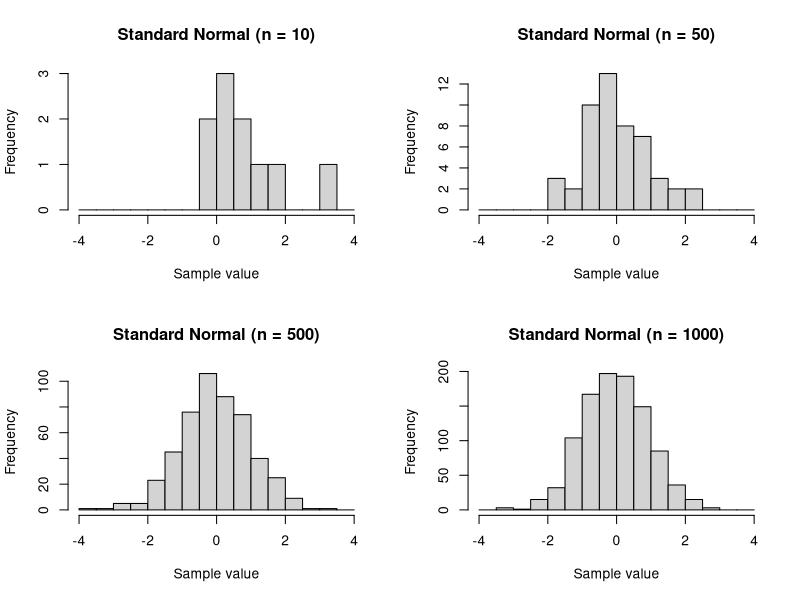
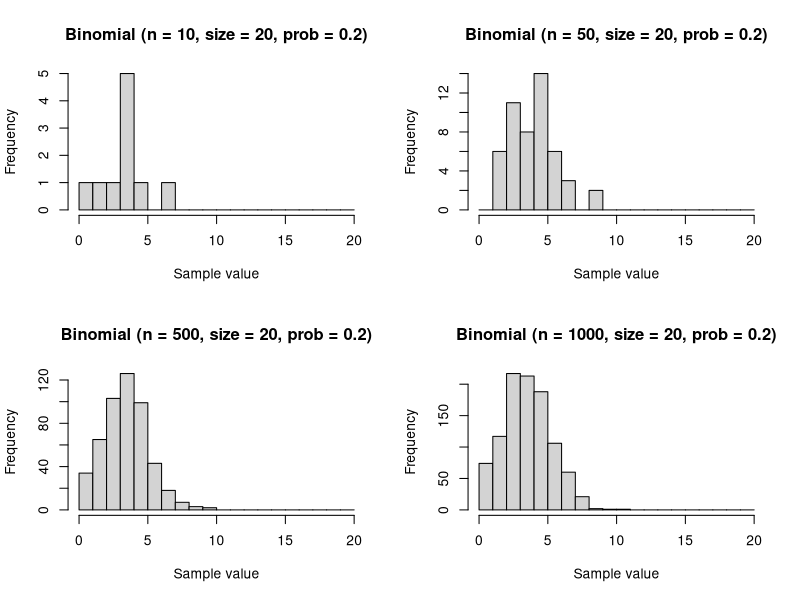
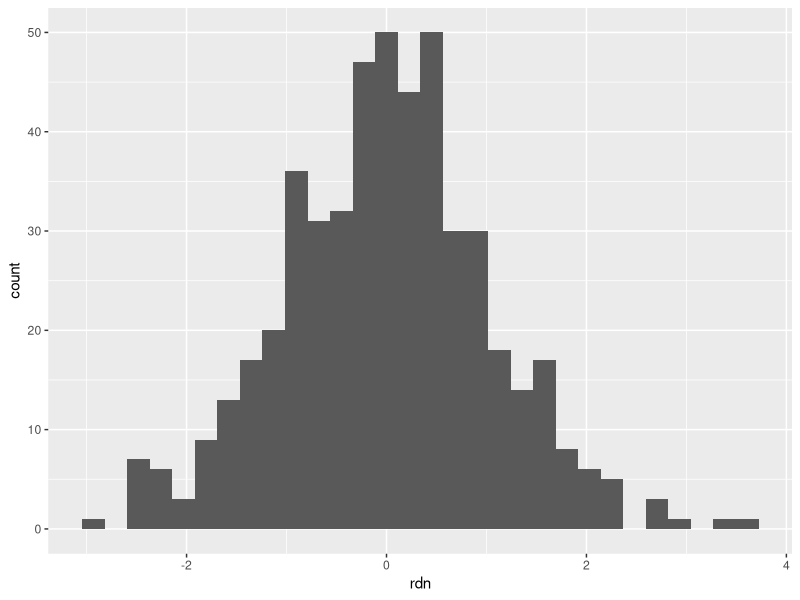

Source code (R) for these figures, in order:

# clear the memory and load necessary packages

  rm(list = ls())
  set.seed(20250930)
  
  library(tidyverse)

  
# 1. random number draw from normal distribution: "rnorm()"
  
  ## draw 20 samples from uniform distribution (mean = 0, sd = 1) (default)
  rdnum <- rnorm(10)
  print(rdnum)
  class(rdnum)
  
  ## draw 30 samples from uniform distribution (mean = 60, sd = 15)
  rdnum_test <- rnorm(n = 10, mean = 60, sd = 15)
  print(rdnum_test)
  class(rdnum_test)
  
  ## OPTIONAL TO READ: generate uniform random sample in different sizes (10, 50, 500, 1000) 
  par(mfrow = c(2, 2))
  for (n in c(10, 50, 500, 1000)){
    rdnum_diffsize <- rnorm(n)    
    hist(rdnum_diffsize,
         main = paste0("Standard Normal (n = ", n, ")"),
         xlab = "Sample value",
         breaks = seq(-4, 4, by = 0.5)
    )
  }


# 2. random number draw from binomial distribution: "rbinom()"
  
  ## draw 30 samples from binomial distribution, each sample expreienced 20 times bernoulli with probability = .5
  rdnum <- rbinom(n = 30, size = 20, prob = .5)
  print(rdnum)
  class(rdnum)
  print(mean(rdnum))
  
  ## OPTIONAL TO READ: generate uniform random sample in different sizes (10, 50, 500, 1000) 
  par(mfrow = c(2, 2))
  for (n in c(10, 50, 500, 1000)){
    rdnum_diffsize <- rbinom(n, size = 20, prob = .2)    
    hist(rdnum_diffsize,
         main = paste0("Binomial (n = ", n, ", size = 20, prob = 0.2)"),
         xlab = "Sample value",
         breaks = seq(0, 20, by = 1)
    )
  }

# 3. for loop
  
  ## example 1
  for (i in 1:5){
    print(i)
  }
  
  ## example 2
  for (j in c(1, -1, 1, 3, 0, -1)){
    print(j+1)
  }
  
  ## example 3
  for (k in seq(0, 10, by = 2)){
    print(k)
  }

  
# 4. if-else
  
  ## example 1
  score <- 95
  if(score > 60){
    print("Pass the course!")
  }else{
    print("Fail.")
  }
  
  ## example 2
  for (i in 55:65){
    if(i < 60){
      print("Fail.")
      }else if(i == 60){
        print("On the threshold.")
        }else{
          print("Pass the course!")
        }
    }
  
  
# 5. replicate()

  ## example 1: repeat value
  rep_value <- replicate(n = 10, "Hello!")
  print(rep_value)
  class(rep_value)
  
  ## example 2: repeat function (for instance, random sampling)
  rep_sample <- replicate(n = 4, 
                          rnorm(2, mean = 0, sd = 1)
                          )
  print(rep_sample)
  class(rep_sample)

  
# 6. self-defined function: function()
  
  ## example 1: define addition
  add <- function(a, b){
    return(a+b)
  }
  add(50, 100)  
  
  ## example 2: draw standard normal random sample and make histogram
  sample_hist <- function(sample_size){
    rdn <- rnorm(sample_size)
    ggplot() +
      geom_histogram(mapping = aes(x = rdn))
  }
  sample_hist(500)
  
# 7. colnames()
  
  # example 1: rename a dataframe's column names
  df <- data.frame(a = 1:3, b = 4:6)
  colnames(df) <- c("height", "weight")
  
  # example 2: rename a matrix's column names
  m <- matrix(1:6, nrow = 3)
  colnames(m) <- c("col1", "col2")
  
